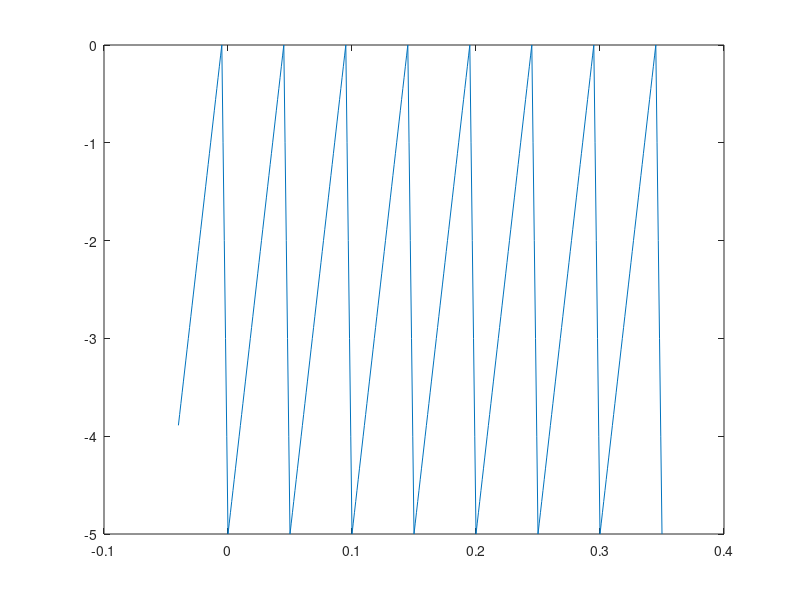
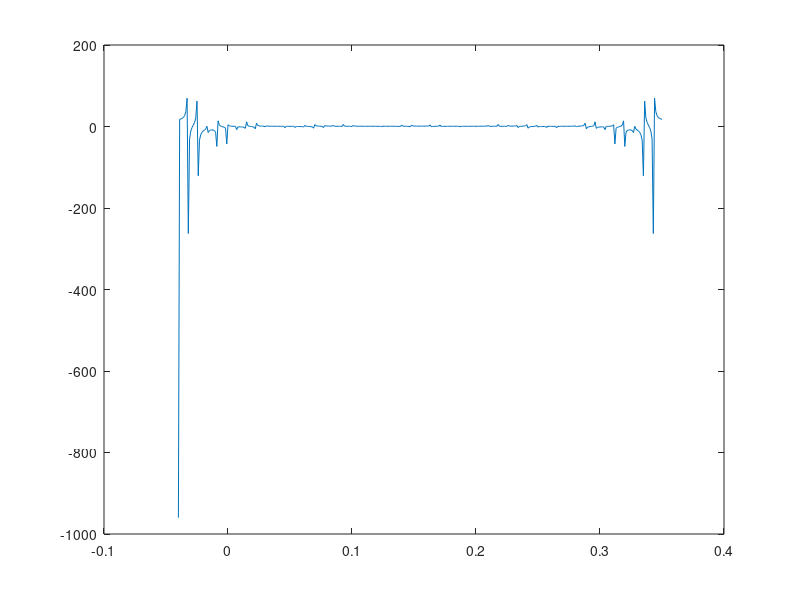

Source code (MATLAB) for these figures, in order:
Fs = 1e3;
t = -40e-3:1/Fs:350e-3;
A = 5;
T = 50e-3;
t1 = 5e-3;
s = (sawtooth(2*pi*t/T, 1-t1/T) - 1) * A/2;
plot(t,s);
FFT = fft(s);
figure;
plot(t, FFT)